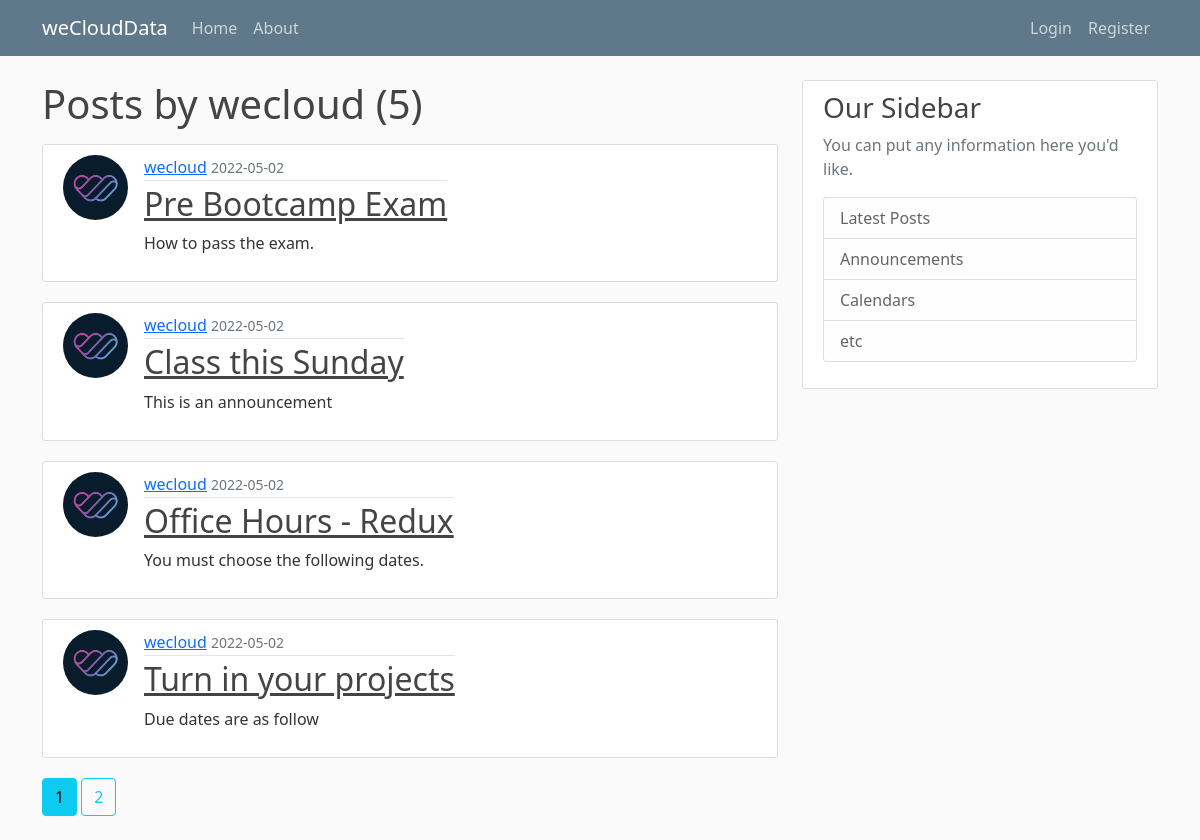
Screenshot of /user/wecloud with the database file from the repository.
### weblog/models.py (models this page shows, shortened)
class User(db.Model, UserMixin):
    id = db.Column(db.Integer, primary_key=True)
    username = db.Column(db.String(20), unique=True, nullable=False)
    email = db.Column(db.String(120), unique=True, nullable=False)
    image_file = db.Column(db.String(20), nullable=False,
                           default='default.jpg')
    password = db.Column(db.String(60), nullable=False)
    posts = db.relationship('Post', backref='author', lazy=True)

class Post(db.Model):
    id = db.Column(db.Integer, primary_key=True)
    title = db.Column(db.String(100), nullable=False)
    date_posted = db.Column(db.DateTime, nullable=False,
                            default=datetime.utcnow)
    content = db.Column(db.Text, nullable=False)
    user_id = db.Column(db.Integer, db.ForeignKey('user.id'), nullable=False)

### weblog/users/routes.py (the view)
@users.route("/user/<string:username>")
def user_posts(username):
    page = request.args.get('page', 1, type=int)
    user = User.query.filter_by(username=username).first_or_404()
    posts = Post.query.filter_by(author=user)\
        .order_by(Post.date_posted.desc())\
        .paginate(per_page=4, page=page)
    return render_template('user_posts.html', posts=posts, user=user)

### weblog/templates/user_posts.html
{% extends "layout.html" %}
{% block content %}
    <h1 class="mb-3">Posts by {{ user.username}} ({{ posts.total }})</h1>
    {% for post in posts.items %}
        <article class="media content-section post-home">
            <img src="{{ url_for('static', filename='profiles/' + post.author.image_file) }}"  class="rounded-circle article-img">
            <div class="media-body">
                <div class="article-metadata">
                    <a class="mr-2" href="{{ url_for('users.user_posts', username=post.author.username) }}">{{ post.author.username }}</a>
                    <small class="text-muted">{{ post.date_posted.strftime('%Y-%m-%d') }}</small>
                </div>
                <h2><a class="article-title" href="{{ url_for('posts.post', post_id=post.id) }}">{{ post.title }}</a></h2>
                <p class="article-content">{{ post.content }}</p>
            </div>
      </article>
    {% endfor %}
    {% for page_num in posts.iter_pages(left_edge=1, right_edge=1, left_current=1, right_current=2) %}
        {% if page_num %}
            {% if posts.page == page_num %}
                <a class="btn btn-info mb-4" href="{{ url_for('users.user_posts', username=user.username, page=page_num) }}">{{ page_num }}</a>
            {% else %}
                <a class="btn btn-outline-info mb-4" href="{{ url_for('users.user_posts', username=user.username, page=page_num) }}">{{ page_num }}</a>
            {% endif %}
        {% else %}
            ...
        {% endif %}
    {% endfor %}
{% endblock content %}

### weblog/static/main.css (style rules this page uses)
body { background: #fafafa; color: #333333; margin-top: 5rem; }
h1, h2, h3, h4, h5, h6 { color: #444444; }
.content-section { background: #ffffff; padding: 10px 20px; border: 1px solid #dddddd; border-radius: 3px; margin-bottom: 20px; }
.article-title { color: #444444; }
.article-content { white-space: pre-line; }
.article-img { height: 65px; width: 65px; margin-right: 16px; }
.article-metadata { padding-bottom: 1px; margin-bottom: 4px; border-bottom: 1px solid #e3e3e3 }
.post-home { display: flex; align-items: flex-start; }

### rows the page displays
User: username "wecloud"
Post: image_file (picture), author.username "wecloud", date_posted "2022-05-02", title "Pre Bootcamp Exam", content "How to pass the exam."
Post: image_file (picture), author.username "wecloud", date_posted "2022-05-02", title "Class this Sunday", content "This is an announcement"
Post: image_file (picture), author.username "wecloud", date_posted "2022-05-02", title "Office Hours - Redux", content "You must choose the following dates."
Post: image_file (picture), author.username "wecloud", date_posted "2022-05-02", title "Turn in your projects", content "Due dates are as follow"

### other values shown
{{ posts.total }} "5"
{{ page_num }} "1"
{{ page_num }} "2"
